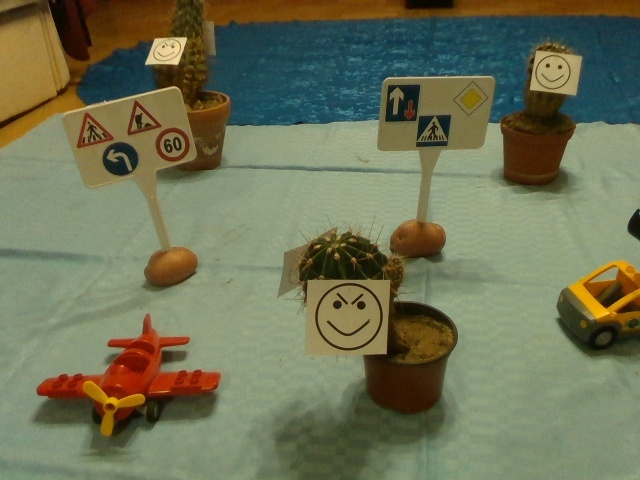
#> input picture HW/g1/rgb/1.jpg, 640 x 480 px
$ jupyter execute --allow-errors CVS_HW.ipynb   (shell and % lines are left out)
#> lines starting #> are read from the running program, lines starting #| are printed output that depends on the picture; after the words box and inside, x2 and y2 are one past the last pixel; in counts of white or black regions, pixels touching at a corner belong together
<a href="https://colab.research.google.com/github/igorracca/Cactusville-ObjectDetection/blob/master/CVS_HW.ipynb" target="_parent"></a>

# **Computer Vision Systems Homework**

Hi all!

In the spirit of #StayAtHome I tried to assemble a homework project without leaving the house. So, if this looks a little DIY, that's why. So without further ado:

## **Welcome to Cactusville!**

Cactusville is a small town populated by - you guessed correcty - cacti. Since it is a rapidly developing village, they are considering to use self-driving vehicles in their hometown. Your job as a computer vision maestro is to develop the required detection methods.

## The setting

Cactusville is quite unique in the sense that the entire surface of the town is covered in blue tablecloth. The exact colour and pattern of the cloth may vary slightly.

By-and large there are 3 different objects of interest:

* **Cacti:** These are the inhabitants of the village, so self-driving cars must be able to detect them to avoid hitting a cactus. Cacti have four basic sub-types: ***Happy***, ***Sad***, ***Angry*** and ***Evil***
* **Vehicles:** These are other vechiles you should also avoid colliding with. There are 3 vehicles in Cactusville: An ***SUV***, a ***truck***, and an ***airplane***.
* **Traffic Signs:** There are several signs placed all around the town, often multiple ones on a single stand. There are 55 different traffic sign classes, which are not listed here for the sake of brevity.

## Tasks

The people of Cactusville provided 4 videos for you to develop your algorithms with. Each video consists of several RGB and corresponding depth frames, which are found in the '*rgb*' and '*depth*' subfolders of the video. They are ordered numerically. The depth image is a single-channel, 16-bit image, where the pixel value is the distance of that pixel from the camera in **mm**.

The videos also contain a **calibration.yaml** file, which contains the intrinsic parameters of the camera. These are the same for all videos used, so feel free to hardcode the important values into your program.

Your team has to complete the following tasks:

1.   **Traditional Vision:** Create an algorithm to accurately detect and classify the 3 objects of interest (Cactus, Vehicle, Traffic Sign). You don't have to determine the subclass at this point.
2.   **Deep Learning:** Use a deep learning algorithm to classify traffic signs. The package provided includes a training and validation database of 32x32 RGB images.
3.   **3D Vision:** Determine the 3D positions of the object of interest relative to the camera. Use the center of an object's bounding box to determine the position on the image.

## Hardcore Tasks

There are also 3 hardcore tasks for those who like challenges. These aren't particularly difficult, but they take more work and require you to go a little bit beyond the scope of the practicals.

1.   **Traditional Vision:** Determine the subclasses of Cacti and Vehicles
2.   **Deep Learning:** Of the 55 possible traffic signs, 3 are missing from the training and test datasets. ('*X - Priority*', '*X - Turn left*', '*X - Turn right*') As a result, the neural net trained in task 2 will not be able to classify them properly. Extend your neural network to classify these as well.
3.   **3D Vision:** Determine the absolute pose (4x4 transformation matrix) of the camera as it moves throughout the video. You can safely assume that the pose in the first frame of every video is the identity matrix.

## Evaluation and Score

The basic package also contains annotations (correct answers) in the file **annotations.pickle** and a small python script **evaluate.py** you can use to measure the performance of your algorithm.

Your homework score will be computed using the same script, albeit on 2 secret videos that you were not provided. The reason for this is to make sure that your algorithm works in new situations as well. The secret videos use the same 2 tablecloths and 3 vehicles, but the traffic signs and the cacti may be different. Not to mention the illumination.

The tasks will be evaluated using the following metrics:

* Task 1 - **Average Precision** (AP): This metric is simply the average of **Recall** (nCorrect / nObject) and **Precision** (nCorrect / nPrediction).
* Tasks 1 HC, 2 and 2 HC - **Classification accuracy**
* Tasks 3 and 3 HC - **RBF error**: This is simple the squared error between the prediction and the correct answer transformed by an RBF (Radial Basis Function) kernel. This means that a perfect answer has a score of 1, a bad answer will result in a score close to 0.

### **Answer format**

The evaluation function takes a single argument: A dictionary that containes your predictions. On the top level this dictionary should look like this:

```python
myAnswers = {
    'video1/rgb/1.jpg' : <<Predictions for the image>>,
    'video1/rgb/2.jpg' : <<Predictions for the image>>,
    ...
    'video4/rgb/10.jpg' : <<Predictions for the image>>,
}
```
It is important that the dictionary key contains the video path, since two videos might have image files with the same name. Also, include all images from all videos in the file (even if you have no predictions), since the evaluation function will look for them! The order of the images does not matter.

A prediction for a single image should also be a dictionary with the following format:
```python
myPred = {
    'poses' : [t_11, t12_, t_13, t_14, ..., t_33, t_34],
    'objects' : [obj_1, obj_2, ... obj_n]
}
```
The key `poses` contains the first three rows of the transformation matrix (the fourth row is always `[0 0 0 1]`). The key `objects` is a list, each element containing a single object prediction. The order of predictions does not matter. A single object prediction is also a list, containing the following elements:
```python
myObjects = [u, v, w, h, classInd, subClassInd, x, y, z]
```

* `(u, v)` are the center coordinates of the object's bounding box, while `(w, h)` are the width and height parameters. All four are expected in pixels @640x480 resolution.
* `(x, y, z)` are the 3D coordinates of the object relative to the camera. They are expected in **meters**.
* `classInd` is the index of the object class in the list `className` (see below). It is between 0 and 2.
* `subClassInd` is the index of the subclass in the appropriate list in `subclassNames` (again, see below). It is between [0-54] for traffic signs, [0-2] for vehicles and [0-3] for cacti.

## Rules

Here are some important rules and guidelines you have to follow:

*   This work is to be done in groups of 3 or 4 people. You can do it with less if you feel confident, but not more.
*   Forming/finding a group is your job. Once you have one, 1 person from the group shold write me a message on teams with the names and neptun codes of the members.
*   If you can't find a group by Sunday, write me and I'll formulate groups with the remaining people.
*   The deadline for the submission is Friday midnight on the 14th week. You can make a late submission until the next Sunday midnight.
*   You can opt out of the homework. In this case you will beed to take the midterm exam. This will be done via teams video chat (oral exam). If you want to take this option, write me a message by Sunday.
*   To pass the homework, you will have to submit a working solution for the 3 basic tasks. The quality of your predictions has to be significantly better than what is achievable by random guessing.

### Offered final grade

To qualify for the offered final grade (and to skip the exams), you have to complete at least one of the hardcore tasks. What this final grade will be depends on the quality of the predictions.

I cannot specify the criteria exactly at this time, since I don't know how easy/hard this homework is yet. I will, however adhere to the following guidelines:

*   I'm planning to offer Good (4) and Excellent (5) final grades.
*   Those, who completed all 3 hardcore tasks with high quality are gonna get a 5
*   Those, who completed at least 2 hardcore tasks with high quality are gonna get **at least** a 4
*   'High quality' is undefined to create a situation in which teams compete
*   Also, I want to avoid two situations: a., where the criterion is so hard that only a few people manage to get an offered grade; and b., where it is so easy that everyone gets one.
*   My goal is that about 40-50% of all students would get an offered grade, 15-20% getting 5, and 25-30% getting 4. These goals are might change if way more people opt out of homework than I expect.

### Ethics

Copying entire solutions from online sources or each other is plagiarism, and it will be checked using automated tools. There are things that are perfectly okay, such as:
*   Copying small snippets (a few lines) from the OpenCV/PyTorch tutorials or stackoverflow, etc.
*   Appropriating code from the practicals (you can copy the entire thing), especially the deep learning one.
*   Since what is okay and what isn't is a bit subjective, if you are unsure, ask me.

## So, how should we do this?

So, how can you do this homework, especially if you haven't done things like this before? Here are a few tips:

### Environment

For development IDE the easiest is to just use Google Colab. To do this you just have to solve the homework inside this notebook. This is the simplest solution, although it has one drawback: the colab notebook has limited debugging capabilities.

If you want something more powerful, I recommend the [PyCharm](https://www.jetbrains.com/pycharm/) IDE, which is a free and pretty powerful Python development tool.

If you are planning to use PyCharm on Windows, you need to install a Python distribution, since Windows still doesn't come with one (it's 20 effing 20, Microsoft!). I recommend [Anaconda](https://www.anaconda.com/distribution/). Make sure you use Python 3.x and not 2.7.

[Here's a tutorial on how to set it up.](https://www.youtube.com/watch?v=e53lRPmWrMI)

### Collaboration within the team

Since I would strongly discourage teams to collaborate physically in the current situation, I would recommend some methods for remote collaboration.

* First of all, use Teams or similar methods to communicate.
* Second, use git or a similar version control tool to handle multiple team members working on the same project.
* I strongly recommend creating a private repository for your homework on [Github](https://github.com/) (since you can add exactly 3 collaborators - including you that's a 4 person team). There, you can also create issues and other nice-to-have features to track you development. Getting some experience with version control is an absolute must for any engineer anyways.

Here's a tutorial for git for those who never used something like this before.

To use git from a GUI, I recommend [SmartGit](https://www.syntevo.com/smartgit/) or [Git Extensions](http://gitextensions.github.io/).

**ProTip:** If you use a Colab notebook, make sure to clear the output cells (especially figures and images) before you commit. Otherwise you'll litter in your repository.

[Here is an introduction to git](https://www.freecodecamp.org/news/learn-the-basics-of-git-in-under-10-minutes-da548267cc91/)

### Making a submission

You can make a submission at the appropriate page in the edu portal. The results and leaderboard will also be published here. The results are evaluated around 8pm (CET), so it's pointless to make multiple submission per day.

**Note**: Your submission should be runnable from Colab or PyCharm (if you used any custom libraries, please note it), and it must include the trained neural network model file from task 2. Also, make sure that only the code required for evaluation is ran (you can use a control variable to skip training code).

### Further resources

[Python tutorials](https://docs.python.org/3/tutorial/)

[OpenCV tutorials](https://opencv-python-tutroals.readthedocs.io/en/latest/py_tutorials/py_tutorials.html)

[PyTorch tutorials](https://pytorch.org/tutorials/)

# Solution
## Download dataset

[cell 1]
# Homework dataset

# Traffic Sign Classification set

## Folder example

Get all subfolders in a directory

```
import os
myFolderList = [f.path for f in os.scandir(path) if f.is_dir()]
```

Get all files with extension in a directory

```
import glob
import re

def sorted_nicely( l ):
    """ Sort the given iterable in the way that humans expect."""
    convert = lambda text: int(text) if text.isdigit() else text
    alphanum_key = lambda key: [ convert(c) for c in re.split('([0-9]+)', key) ]
    return sorted(l, key = alphanum_key)

names = sorted_nicely(glob.glob1(path, "*.extension"))
```

### Class names

[cell 2]
classNames = ['traffic sign', 'vehicle', 'cactus']
subclassNames = [
    ['Bump', 'Bumpy road', 'Bus stop', 'Children', 'Crossing (blue)', 'Crossing (red)', 'Cyclists',
     'Danger (other)', 'Dangerous left turn', 'Dangerous right turn', 'Give way', 'Go ahead', 'Go ahead or left',
     'Go ahead or right', 'Go around either way', 'Go around left', 'Go around right', 'Intersection', 'Limit 100',
     'Limit 120', 'Limit 20', 'Limit 30', 'Limit 50', 'Limit 60', 'Limit 70', 'Limit 80', 'Limit 80 over',
     'Limit over', 'Main road', 'Main road over', 'Multiple dangerous turns', 'Narrow road (left)',
     'Narrow road (right)', 'No entry', 'No entry (both directions)', 'No entry (truck)', 'No stopping', 'No takeover',
     'No takeover (truck)', 'No takeover (truck) end', 'No takeover end', 'No waiting', 'One way road',
     'Parking', 'Road works', 'Roundabout', 'Slippery road', 'Stop', 'Traffic light', 'Train crossing',
     'Train crossing (no barrier)', 'Wild animals', 'X - Priority', 'X - Turn left', 'X - Turn right'],
    ['SUV','truck','plane'],
    ['happy','sad','angry','evil']
]

### Display the first images

[cell 3]
colors = [(0,0,255),(255,0,255),(0,255,0)]

def drawBBs(BBs, img):
    img = cv2.resize(img, (1280, 960))
    for BB in BBs:
        u = BB[0]*2
        v = BB[1]*2
        w = BB[2]*2
        h = BB[3]*2
        c = BB[4]
        sc = BB[5]
        x = BB[6]
        y = BB[7]
        z = BB[8]
        s = (u - w // 2, v - h // 2)
        e = (u + w // 2, v + h // 2)
        cv2.rectangle(img, s, e, colors[c], 1)
        tl = (s[0], s[1]+15)
        bl = (s[0], e[1]-5)
        cv2.putText(img,subclassNames[c][sc],tl,cv2.FONT_HERSHEY_COMPLEX_SMALL,0.75,colors[c])
        coords = "(%.2f, %.2f, %.2f)" % (x,y,z)
        cv2.putText(img,coords,bl,cv2.FONT_HERSHEY_COMPLEX_SMALL,0.65,colors[c])

    return img

import pickle
import cv2
import matplotlib.pyplot as plt
#This way it doesn't try to open a window un the GUI - works in python notebook

# Read images
img = cv2.imread("HW/g1/rgb/1.jpg")
#> img is the input picture: shape (480, 640, 3); mean B, G, R 85.8, 114.3, 110.6
depth = cv2.imread("HW/g1/depth/1.png", -1)
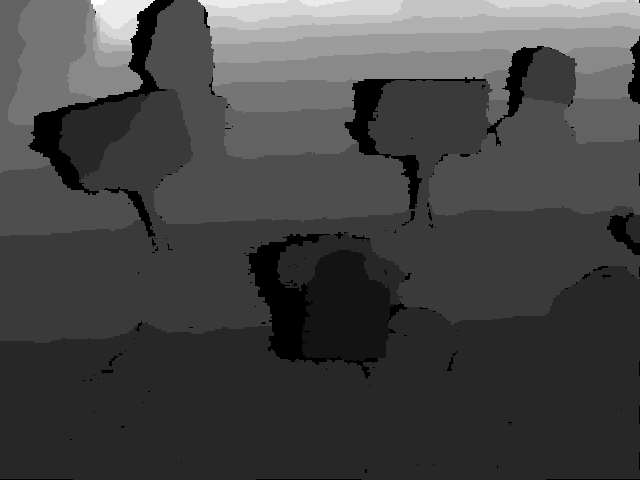
#> input picture HW/g1/depth/1.png, 640 x 480 px
#> depth is the input picture: shape (480, 640) uint16; min 0, max 3429, mean 1011.4

# Read annotations
file = open('HW/annotations.pickle','rb')
#> (reads HW/annotations.pickle from the repository)
annotations = pickle.load(file)

# Visualization
depth = depth / 5000.0
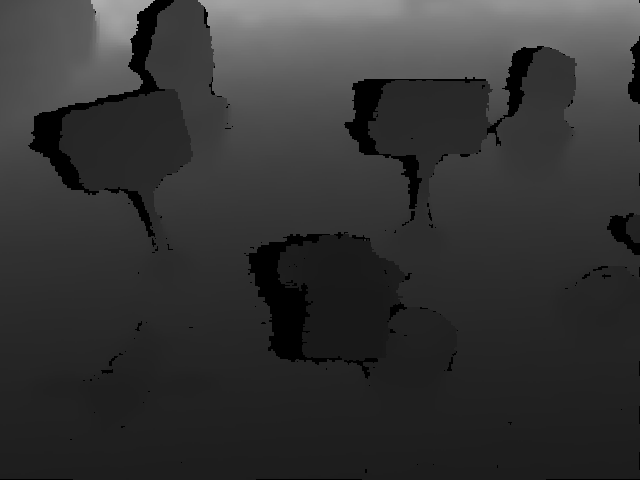
#> depth: shape (480, 640) float64; min 0, max 0.686, mean 0.202
img = drawBBs(annotations["HW/g1/rgb/1.jpg"]["objects"], img)
#> the loop in drawBBs, `for BB in BBs:` made 12 passes
#> (BB, u, v, w, h, c, sc, x) on passes 1 to 8: ([129, 376, 183, 126, 1, 2, -0.191, -0.134, 0.624], 258, 752, 366, 252, 1, 2, -0.191), ([595, 280, 87, 147, 1, 1, 0.343, -0.0416, 0.741], 1190, 560, 174, 294, 1, 1, 0.343), ([539, 115, 86, 151, 2, 0, 0.386, 0.226, 1.04], 1078, 230, 172, 302, 2, 0, 0.386), ([365, 316, 189, 193, 2, 3, 0.0408, -0.0565, 0.489], 730, 632, 378, 386, 2, 3, 0.0408), ([188, 84, 95, 173, 2, 3, -0.247, 0.317, 1.19], 376, 168, 190, 346, 2, 3, -0.247), ([173, 144, 34, 36, 0, 23, -0.186, 0.135, 0.798], 346, 288, 68, 72, 0, 23, -0.186), ([143, 117, 35, 36, 0, 44, -0.218, 0.164, 0.771], 286, 234, 70, 72, 0, 44, -0.218), ([119, 158, 39, 37, 0, 53, -0.251, 0.113, 0.778], 238, 316, 78, 74, 0, 53, -0.251)
#> after the loop in drawBBs, `for BB in BBs:`:
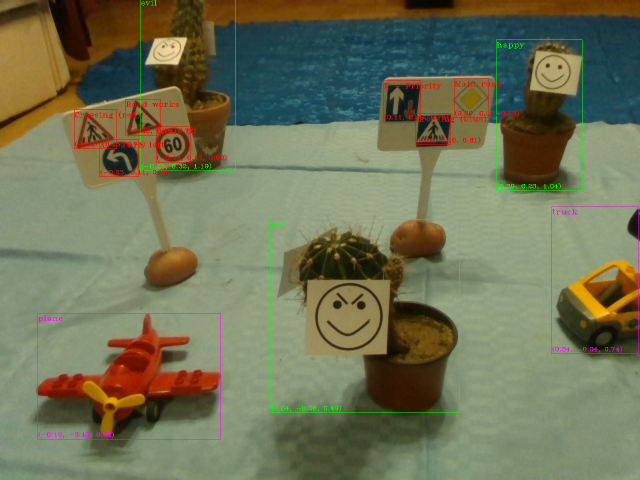
#> img: shape (960, 1280, 3) (shown at 1/2 size); mean of channels 0, 1, 2 85.5, 114, 111.2; drawn as B, G, R
img_rgb = cv2.cvtColor(img,cv2.COLOR_BGR2RGB)

# Figure with subplots
plt.figure(figsize=(30,30))
plt.subplot(1,2,1)
plt.imshow(img_rgb)
plt.subplot(1,2,2)
plt.imshow(depth,cmap='gray')
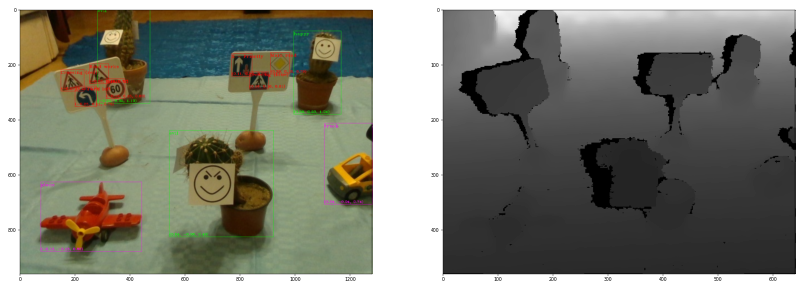
#> figure drawn by matplotlib, 2 panels

# Your Work

[cell 4]
import cv2
import numpy as np
import matplotlib.pyplot as plt
#This way it doesn't try to open a window un the GUI - works in python notebook

[cell 5]
img = cv2.imread("HW/g1/rgb/1.jpg")
img_rgb = cv2.cvtColor(img,cv2.COLOR_BGR2RGB)
#> img_rgb: shape (480, 640, 3)
plt.figure()
plt.imshow(img_rgb)
img_hsv = cv2.cvtColor(img,cv2.COLOR_BGR2HSV)
#> img_hsv: shape (480, 640, 3); mean H, S, V 43, 104.7, 124.3

# red
lower_red = np.array([0,50,50])
upper_red = np.array([10,255,255])
mask0 = cv2.inRange(img_hsv, lower_red, upper_red)
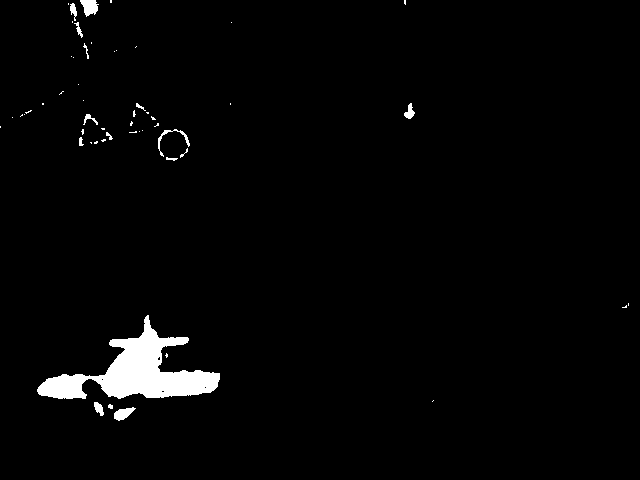
#> mask0: shape (480, 640); 2.3% white; 54 white regions (38 under 20 px), largest, box (x1, y1, x2, y2) and area: (37, 315, 220, 399) 5794, (80, 0, 99, 17) 210, (114, 407, 136, 421) 174
plt.figure()
plt.imshow(mask0)
# yellow
lower_yellow = np.array([25,50,50])
upper_yellow = np.array([35,255,155])
mask1 = cv2.inRange(img_hsv, lower_yellow, upper_yellow)
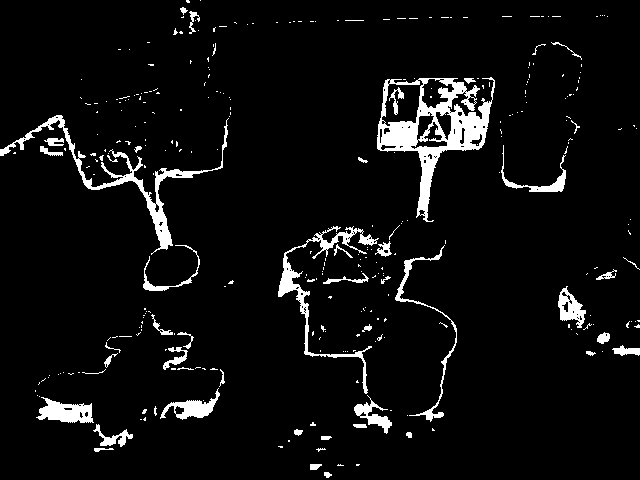
#> mask1: shape (480, 640); 5.6% white; 317 white regions (269 under 20 px), largest, box (x1, y1, x2, y2) and area: (377, 77, 495, 222) 5022, (0, 115, 229, 255) 2463, (278, 226, 379, 394) 1747
plt.figure()
plt.imshow(mask1)

# join my masks
mask = mask0+mask1
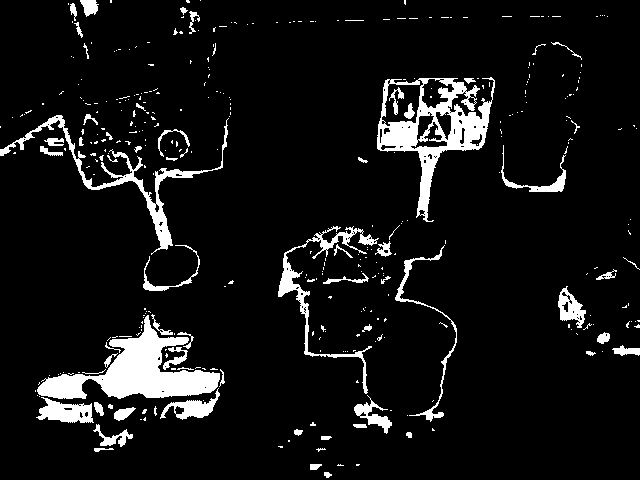
#> mask: shape (480, 640); 7.9% white; 369 white regions (305 under 20 px), largest, box (x1, y1, x2, y2) and area: (37, 315, 220, 399) 5800, (377, 77, 495, 222) 5022, (0, 115, 229, 255) 2463
plt.figure()
plt.imshow(mask)

# set my output img to zero everywhere except my mask
output_img = img.copy()
output_img[np.where(mask==0)] = 0
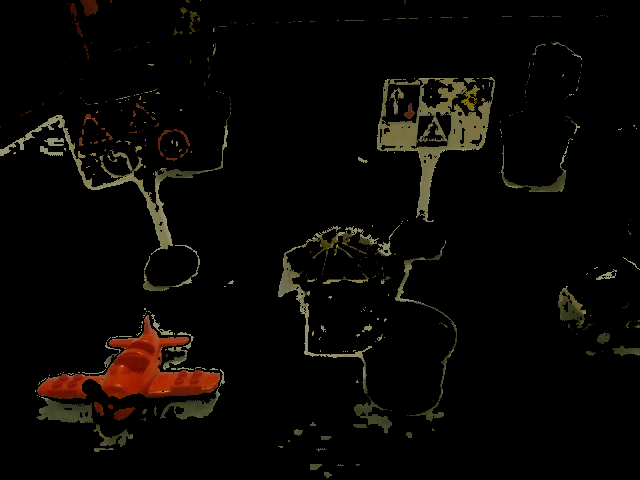
#> output_img: shape (480, 640, 3); mean B, G, R 4, 6.6, 8.8

# or your HSV image, which I *believe* is what you want
output_hsv = img_hsv.copy()
output_hsv[np.where(mask==0)] = 0
#> output_hsv: shape (480, 640, 3); mean H, S, V 1.8, 10.7, 8.9
